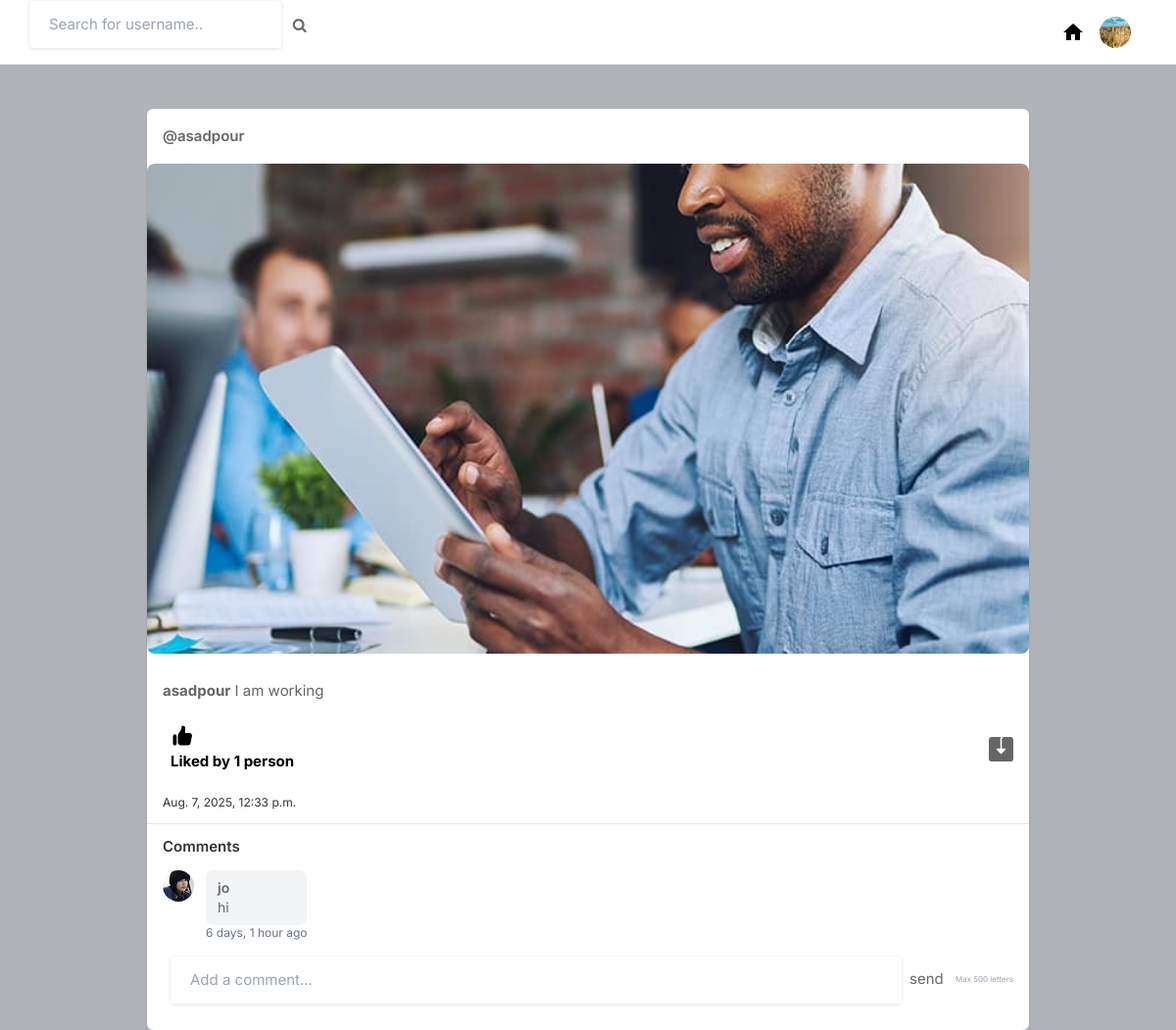
The app's page /post/b7b8c4b296384654bbe12d9d007b5783 (signed in) with its own data.
### core/models.py (models this page shows, shortened)
class Profile(models.Model):
    user = models.OneToOneField(User, on_delete=models.CASCADE, related_name='profile')
    id_user = models.IntegerField()
    bio = models.TextField(blank=True)
    email_confirmed = models.BooleanField(default=False)
    phone_confirmed = models.BooleanField(default=False)
    phone_number = models.TextField(blank=True)
    private_public = models.BooleanField(default=False)
    profileimg = models.ImageField(upload_to='profile_images',default='blank-profile-picture.png')
    profilebackground = models.ImageField(upload_to='profile_images',default='blank-profile-picture.png')
    location = models.CharField(max_length=100, blank=True)

class Post(models.Model):
    id = models.UUIDField(primary_key=True, default=uuid.uuid4, editable=False)
    user = models.CharField(max_length=100)
    image = models.FileField(upload_to='post_images',default='blank-post-picture.png')
    caption = models.TextField()
    created_at = models.DateTimeField(default=datetime.now)
    no_of_likes = models.IntegerField(default=0)

class Comments(models.Model):
    post = models.ForeignKey(Post, on_delete=models.CASCADE, related_name='comments')
    user = models.ForeignKey(User, on_delete=models.CASCADE)
    comment = models.TextField(max_length=500)
    created_at = models.DateTimeField(default=datetime.now)

### core/views.py (the view)
# urls.py: path('post/<str:post_id>', views.post, name='post'),
@login_required(login_url='signin')
def post(request,post_id):
    if not request.user.is_authenticated:
        return redirect('login')
    try:
        user_object = User.objects.get(username=request.user.username)
        user_profile = Profile.objects.get(user=user_object)
        user_follow = FollowersCount.objects.filter(user=user_object, follower=request.user.username)
        post = ''
        if user_profile.private_public or user_follow is not None:
            post = Post.objects.filter(id=post_id).prefetch_related('comments__user__profile')
        return render(request, 'post.html', {'user_profile': user_profile,'posts': post})
    except Post.DoesNotExist:
        return redirect('/')

### templates/post.html (shortened to what this page needs)
{% load static %}
<html lang="en">
<head>
    <link rel="stylesheet" href="{% static 'assets/css/icons.css' %}">
    <link rel="stylesheet" href="{% static 'assets/css/uikit.css' %}">
    <link rel="stylesheet" href="{% static 'assets/css/style.css' %}">
    <link rel="stylesheet" href="https://cdnjs.cloudflare.com/ajax/libs/font-awesome/6.6.0/css/all.min.css">
    <link rel="stylesheet" href="{% static 'assets/css/tailwind.css' %}">
    <link rel="stylesheet" href="https://cdnjs.cloudflare.com/ajax/libs/font-awesome/4.7.0/css/font-awesome.min.css">
</head>
<body>
            <header>
                <div class="header_inner">
                    <form action="/search" method="POST">
                    <div class="left-side">
                            <input type="text" name="username" placeholder="Search for username..">&nbsp; &nbsp;
                            <button type="submit"><i class="fa fa-search fa-1x"></i></button>
                    </div>
                    </form>
                    <div class="right-side lg:pr-4">
                        <a href="/" title="Home" style="display: inline-block; margin-left: 20px; color: black;">
                            <svg xmlns="http://www.w3.org/2000/svg" fill="black" width="24" height="24" viewBox="0 0 24 24">
                                <path d="M10 20v-6h4v6h5v-8h3L12 3 2 12h3v8z"/>
                            </svg>
                        </a>
                       <a href="#">
                            <img src="{{ user_profile.profileimg.url }}" class="header-avatar" alt="">
                       </a>
                    </div>
                </div>
            </header>
            {% if not posts == '' %}
            <div class="container m-auto">
                <div class="lg:grid lg:grid-cols-12 lg:gap-10">
                <div class="space-y-5 flex-shrink-0 lg:w-10/12">
                    {% for post in posts %}
                    <div class="bg-white shadow rounded-md -mx-2 lg:mx-0">
                    <div class="flex justify-between items-center px-4 py-3">
                        <div class="flex flex-1 items-center space-x-4">
                            <span class="block font-semibold "><a href="/profile/{{post.user}}">@{{post.user}}</a></span>
                        </div>
                        <div>
                            <a href="#"> <i class="icon-feather-more-horizontal text-2xl hover:bg-gray-200 rounded-full p-2 transition -mr-1 "></i> </a>
                        </div>
                    </div>
                <div class="post-media mb-3">
                    {% if post.image %}
                    {% if post.image.url|lower|slice:'-4:' == '.mp4' or post.image.url|lower|slice:'-5:' == '.webm' or post.image.url|lower|slice:'-4:' == '.mov' %}
                    <video controls style="width: 100%; max-height: 500px; object-fit: cover; border-radius: 8px;">
                        <source src="{{ post.image.url }}" type="video/mp4">
                    </video>
                    {% else %}
                    <a href="{{ post.image.url }}" uk-lightbox>
                        <img src="{{ post.image.url }}" alt="post media" style="width: 100%; max-height: 500px; object-fit: cover; border-radius: 8px;">
                    </a>
                    {% endif %}
                    {% endif %}
                </div>
                <div class="py-3 px-4 space-y-3">
                     <p>
                        <a href="/profile/{{post.user}}"><strong>{{post.user}}</strong></a> {{post.caption}}
                    </p>
                    <div class="flex space-x-4 lg:font-bold">
                        <a href="/like-post?post_id={{post.id}}" class="flex items-center space-x-2">
                            <div class="p-2 rounded-full text-black">
                                {% if post.no_of_likes == 0 %}
                                <p>No likes</p>
                                {% elif post.no_of_likes == 1 %}
                                <p>Liked by {{post.no_of_likes}} person</p>
                                {% else %}
                                <p>Liked by {{post.no_of_likes}} people</p>
                                {% endif %}
                            </div>
                        </a>
                        <a href="{{post.image.url}}" class="flex items-center space-x-2 flex-1 justify-end" download>
                        </a>
                    </div>
                    <h6 style="font-size: 12px;">
                        {{post.created_at}}
                    </h6>
                </div>
    <div class="border-t border-gray-200 px-4 py-3">
        <h3 class="font-semibold mb-3">Comments</h3>
        <div class="space-y-3 mb-4">
            {% for comment in post.comments.all %}
                <div class="flex items-start space-x-3">
                    <a href="/profile/{{ comment.user.username }}">
                        <img src="{{ comment.user.profile.profileimg.url }}" class="w-8 h-8 rounded-full">
                    </a>
                    <div>
                        <div class="bg-gray-100 rounded-lg px-3 py-2">
                            <a href="/profile/{{ comment.user.username }}" class="font-semibold text-sm">
                                {{ comment.user.username }}
                            </a>
                            <p class="text-sm" name="comment_txt">{{ comment.comment }}</p>
                        </div>
                        <span class="text-xs text-gray-500">{{ comment.created_at|timesince }} ago</span>
                    </div>
                </div>
            {% empty %}
                <p class="text-gray-500 text-sm">No comments yet.</p>
            {% endfor %}
        </div>
        <form method="POST" action="/comment/{{ post.id }}" class="flex items-center space-x-2">
            <input type="text" name="comment_text" maxlength="500" placeholder="Add a comment..." class="flex-1 border border-gray-300 rounded-full px-4 py-2 focus:outline-none focus:ring-2 focus:ring-blue-500 focus:border-transparent">
            <button type="submit">
                send
            </button>
            <p class="text-[10px] text-gray-400 ml-2" style="font-size:8px;">Max 500 letters</p>
        </form>
    </div>
        </div>
                </div>
                    {% endfor %}
        </div>
        </div>
            {% else %}
            <div><h1> This Post is Private</h1></div>
            {% endif %}
</body>
</html>

### static/assets/css/style.css (style rules this page uses)
body { background-color: #B0B3B8!important; }
button { vertical-align: middle; }
input { height: 48px; line-height: 48px; padding: 0 20px; outline: none; font-size: 15px; color: #808080; max-width: 100%; width: 100%; -webkit-box-sizing: border-box; box-sizing: border-box; display: block; font-weight: 400; opacity: 1; border-radius: 4px; border: none; -webkit-box-shadow: 0 1px 4px 0px rgba(0, 0, 0, 0.12); box-shadow: 0 1px 4px 0px rgba(0, 0, 0, 0.12); }
input[type="text"], input[type="password"], input[type="email"], input[type="number"] { height: 48px; line-height: 48px; padding: 0 20px; outline: none; font-size: 15px; color: #808080; max-width: 100%; width: 100%; -webkit-box-sizing: border-box; box-sizing: border-box; display: block; font-weight: 400; opacity: 1; border-radius: 4px; border: none; -webkit-box-shadow: 0 1px 4px 0px rgba(0, 0, 0, 0.12); box-shadow: 0 1px 4px 0px rgba(0, 0, 0, 0.12); }
input { -webkit-transition: all 0.1s ease-in-out; transition: all 0.1s ease-in-out; }
::placeholder { color: #808080; opacity: 1; }
button { border: none; margin: 0; padding: 0; width: auto; overflow: visible; background: transparent; color: inherit; font: inherit; line-height: normal; cursor: pointer; }
a { color: #be185d; -webkit-transition: 0.3s; transition: 0.3s; outline: none !important; }
button { outline: none !important; }
img { max-width: 100%; }
body { color: #666; font-size: 15px; line-height: 27px; background-color: #f0f2f5; font-family: "Inter", sans-serif; text-transform: none; }
body p { font-size: 15px; line-height: 27px; }
h1, h2, h3, h4, h5, h6 { font-family: "Inter", sans-serif; text-transform: none; }
input[type="text"], input[type="password"], input[type="email"] { font-family: "Inter", sans-serif; text-transform: none; }
button, body .pac-container { font-family: "Inter", sans-serif; text-transform: none; }
h1, h2, h3, h4, h5, h6 { color: #333; font-weight: 500; margin: 0; padding: 0; }
h3 { font-size: 22px; }
h6 { font-size: 12px; }
b, strong { font-weight: 700 !important; }
@media (min-width: 1024px) { .container { max-width: 900px !important; padding-top: 45px; } }
header { background-color: #fff; left: 0; right: 0; top: 0; z-index: 99; height: 66px; display: -webkit-box; display: -ms-flexbox; display: flex; -webkit-box-align: center; -ms-flex-align: center; align-items: center; border-bottom: 1px solid #e5e7eb; }
header .header_inner { display: -webkit-box; display: -ms-flexbox; display: flex; -webkit-box-align: center; -ms-flex-align: center; align-items: center; max-width: 1090px; margin: auto; width: 100%; max-width: 100% !important; padding: 0 30px; }
header .header_inner .left-side { display: -webkit-box; display: -ms-flexbox; display: flex; -webkit-box-align: center; -ms-flex-align: center; align-items: center; }
header .header_inner .right-side { display: -webkit-box; display: -ms-flexbox; display: flex; -webkit-box-align: center; -ms-flex-align: center; align-items: center; -webkit-box-pack: end; -ms-flex-pack: end; justify-content: flex-end; margin-left: auto; }
header .header_inner .right-side .header-avatar { width: 32px; height: 32px; border-radius: 100%; margin-left: 15px; }

### records on screen
Profile: profileimg (picture)
Post: user "asadpour", image (picture), caption "I am working", no_of_likes "1", created_at "Aug. 7, 2025, 12:33 p.m."
Comments: user.profile.profileimg (picture), user.username "jo", comment "hi", created_at "6 days, 1 hour"
